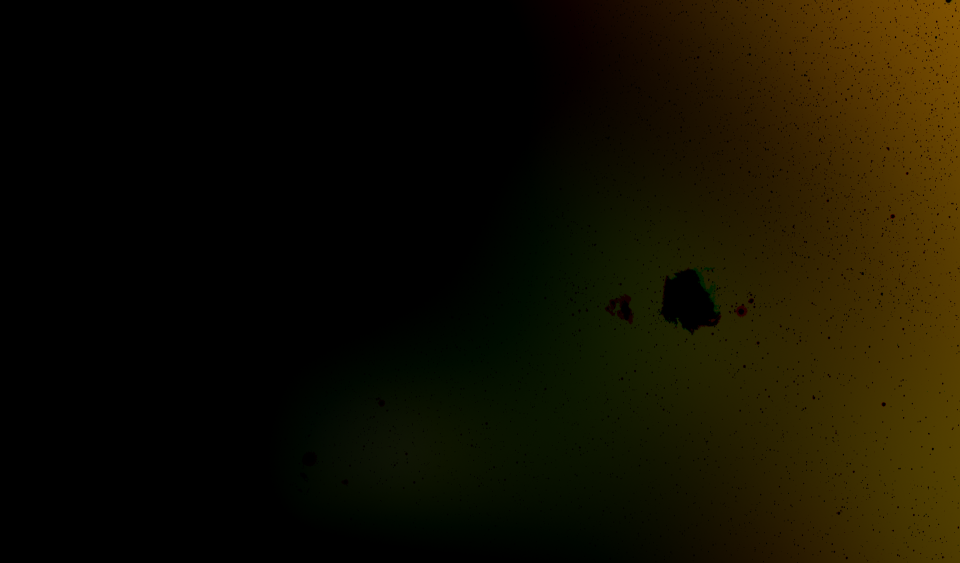
#> input picture IMG/gradient_RBF.png, 1920 x 1125 px, given in place of barnard_stacked_gradient.png, which was not available (shown at 1/2 size)
$ python test3.py
#> lines starting #> are read from the running program, lines starting #| are printed output that depends on the picture; pictures that were not available may be replaced by others from this repository, and a replacement may not be noted
import cv2 as cv
import tkinter as tk
from PIL import Image, ImageTk

# Charge l'image et effectue les opérations de traitement
img = cv.imread('IMG/barnard_stacked_gradient.png', 0)
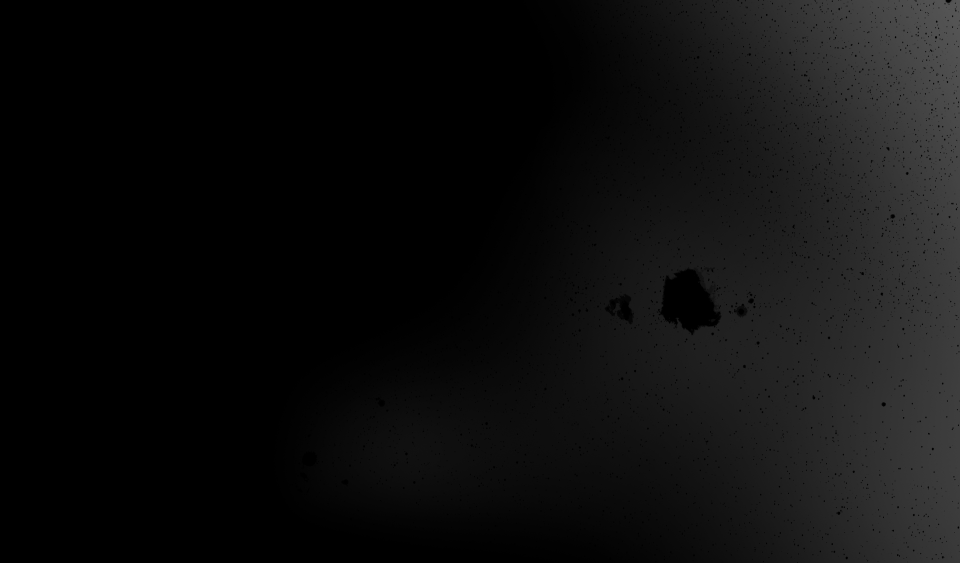
#> img: shape (1125, 1920) (shown at 1/2 size); min 0, max 87, mean 14.4
img = cv.GaussianBlur(img, (3, 3), 0)
sobelx = cv.Sobel(img, cv.CV_64F, 1, 0, ksize=5)
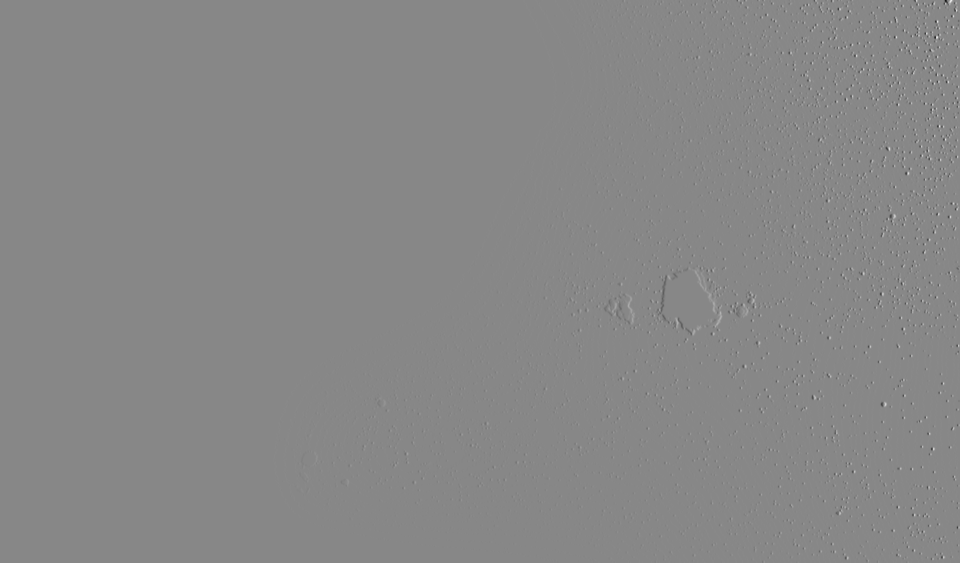
#> sobelx: shape (1125, 1920) float64 (shown at 1/2 size); min -3040, max 2694, mean 4.4; drawn with min black and max white
sobely = cv.Sobel(img, cv.CV_64F, 0, 1, ksize=5)
abs_grad_x = cv.convertScaleAbs(sobelx)
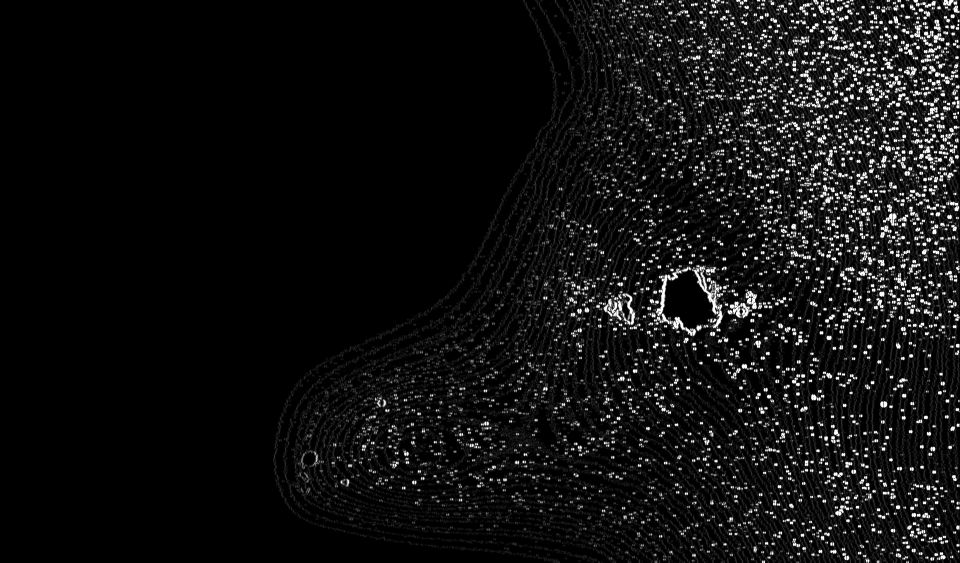
#> abs_grad_x: shape (1125, 1920) (shown at 1/2 size); min 0, max 255, mean 17.1
abs_grad_y = cv.convertScaleAbs(sobely)
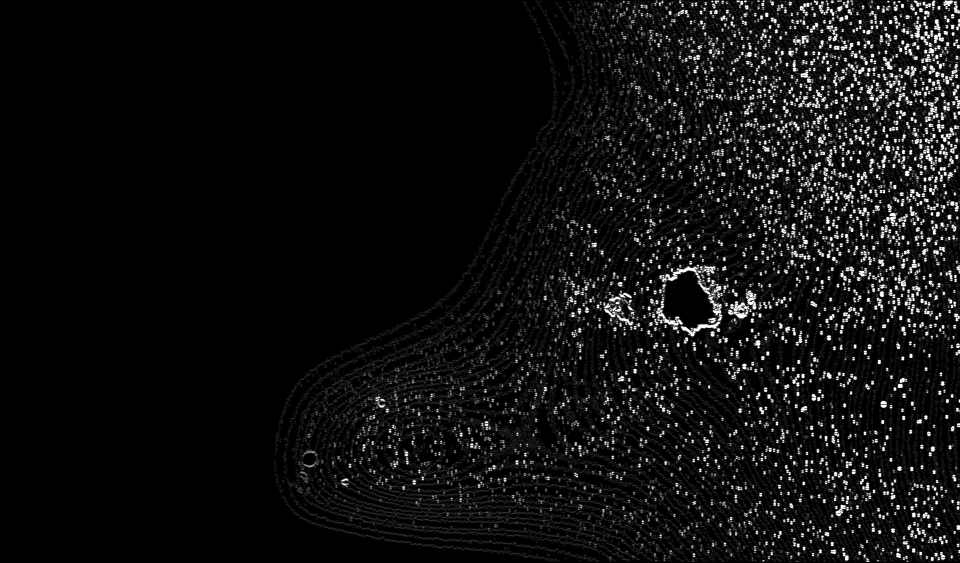
#> abs_grad_y: shape (1125, 1920) (shown at 1/2 size); min 0, max 255, mean 15.8
modgrad = cv.addWeighted(abs_grad_x, 0.5, abs_grad_y, 0.5, 0)

# Variables globales
tk_images = {
    'img': None,
    'modgrad': None,
    'sobelx': None,
    'sobely': None
}

# Fonction pour afficher l'image dans une fenêtre Tkinter
def show_image(selected_image):
    root = tk.Tk()
    root.title('Image Processing with Tkinter')
    tk_image = tk_images[selected_image]
    label = tk.Label(root, image=tk_image)
    label.pack()
    root.mainloop()

# Fonction pour mettre à jour l'image affichée en fonction du bouton cliqué
def update_image(selected_image):
    show_image(selected_image)

# Créé des boutons pour sélectionner entre les images
root = tk.Tk()
root.title('Image Selection with Tkinter')

tk_images['img'] = ImageTk.PhotoImage(Image.fromarray(img))
tk_images['modgrad'] = ImageTk.PhotoImage(Image.fromarray(modgrad))
tk_images['sobelx'] = ImageTk.PhotoImage(Image.fromarray(sobelx))
tk_images['sobely'] = ImageTk.PhotoImage(Image.fromarray(sobely))

img_button = tk.Button(root, text='Original', command=lambda: update_image('img'))
img_button.pack(side='left')

modgrad_button = tk.Button(root, text='Module Gradient', command=lambda: update_image('modgrad'))
modgrad_button.pack(side='left')

sobelx_button = tk.Button(root, text='Sobel X', command=lambda: update_image('sobelx'))
sobelx_button.pack(side='left')

sobely_button = tk.Button(root, text='Sobel Y', command=lambda: update_image('sobely'))
sobely_button.pack(side='left')

root.mainloop()
